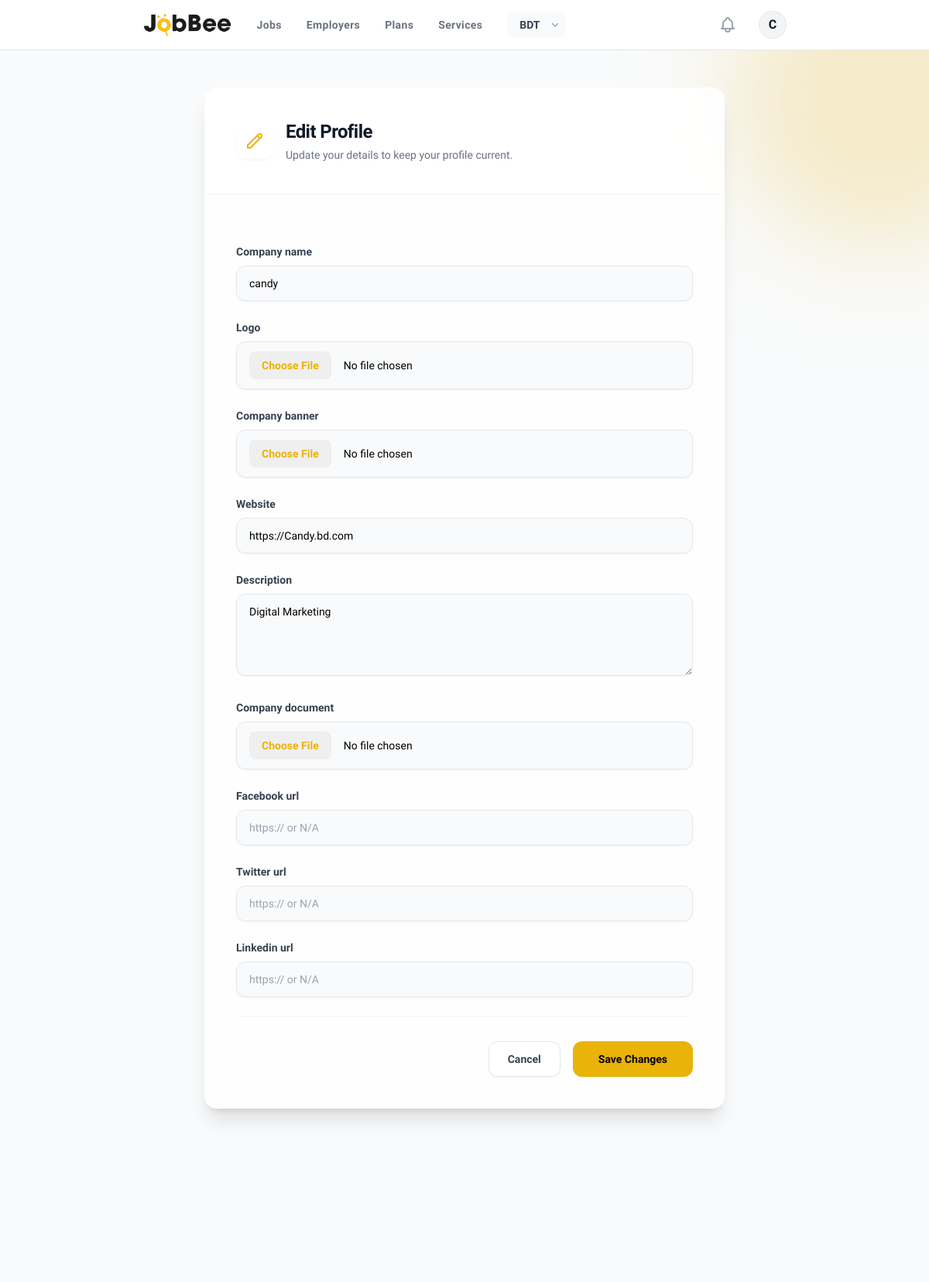
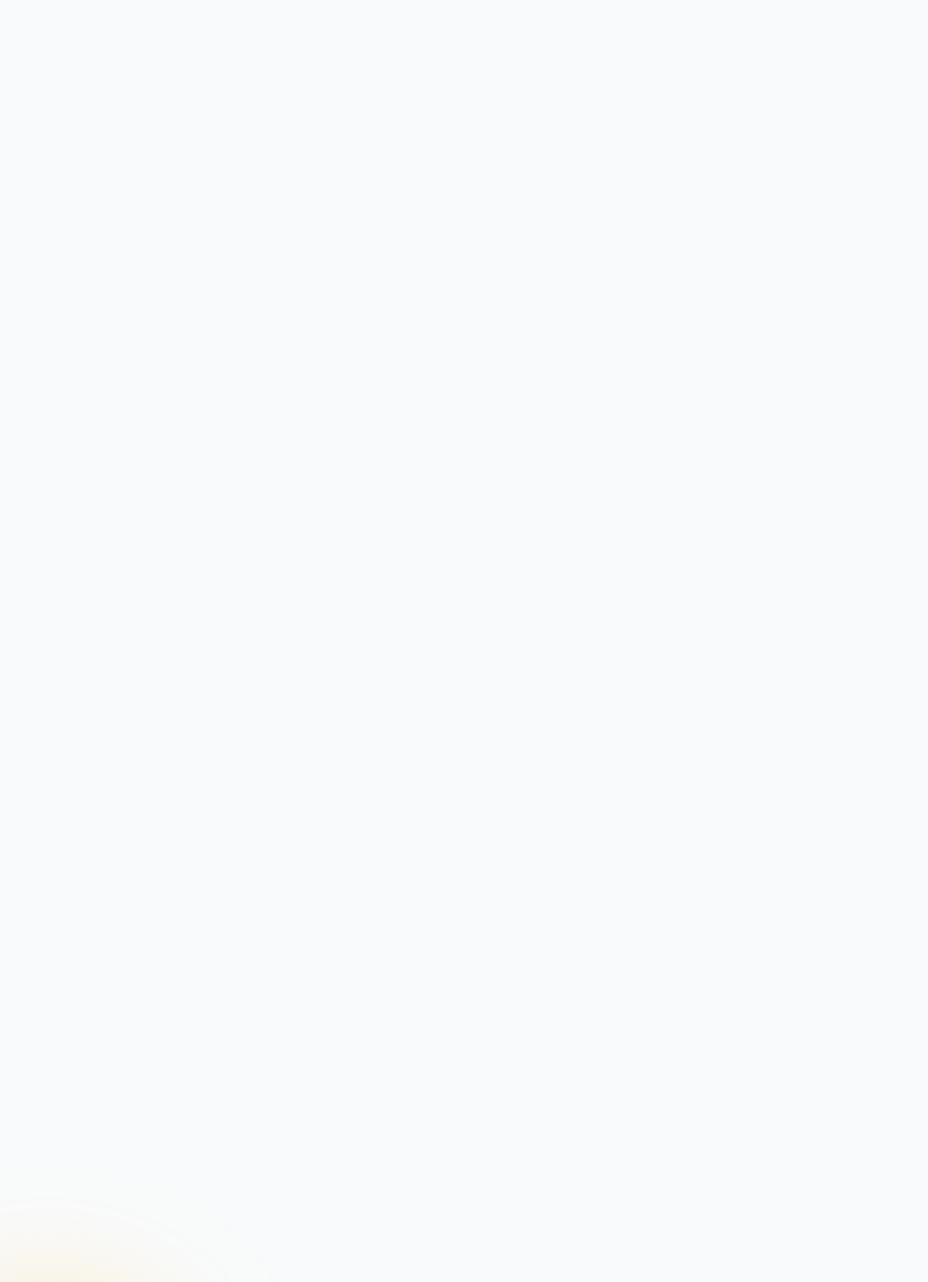
The page /accounts/profile/edit/ (signed in, upper part) on the database its author committed (2 pictures, top to bottom).
### accounts/models.py (models this page shows, shortened)
class User(AbstractUser):
    is_employer = models.BooleanField(default=False)
    is_seeker = models.BooleanField(default=False)
    history = HistoricalRecords()

class EmployerProfile(models.Model):
    COMPANY_SIZE_CHOICES = (
        ('1-10', '1-10 employees'),
        ('11-50', '11-50 employees'),
        ('51-200', '51-200 employees'),
        ('201-500', '201-500 employees'),
        ('500+', '500+ employees'),
    )
    VERIFICATION_STATUS_CHOICES = (
        ('PENDING', 'Pending'),
        ('APPROVED', 'Approved'),
        ('REJECTED', 'Rejected'),
    )
    user = models.OneToOneField(User, on_delete=models.CASCADE, related_name='employer_profile')
    company_name = models.CharField(max_length=200)
    industry = models.CharField(max_length=100, blank=True)
    company_size = models.CharField(max_length=20, choices=COMPANY_SIZE_CHOICES, blank=True)
    logo = models.ImageField(upload_to='company_logos/', blank=True, null=True)
    company_banner = models.ImageField(upload_to='company_banners/', blank=True, null=True)
    website = models.URLField(blank=True, null=True)
    description = models.TextField(blank=True)
    is_verified = models.BooleanField(default=False)
    verification_document = models.FileField(upload_to='verification_docs/', blank=True, null=True)
    verification_status = models.CharField(max_length=20, choices=VERIFICATION_STATUS_CHOICES, blank=True)
    credits = models.IntegerField(default=0)
    company_document = models.FileField(upload_to='company_docs/', blank=True, null=True)
    facebook_url = models.URLField(blank=True, null=True)
    twitter_url = models.URLField(blank=True, null=True)
    linkedin_url = models.URLField(blank=True, null=True)
    history = HistoricalRecords()

### accounts/views.py (the view)
# urls.py: path('profile/edit/', views.edit_profile, name='edit_profile'),
@login_required
def edit_profile(request):
    if getattr(request.user, 'is_seeker', False):
        profile = request.user.seeker_profile
        FormClass = SeekerProfileForm
    elif getattr(request.user, 'is_employer', False):
        profile = request.user.employer_profile
        from .forms import EmployerProfileForm
        FormClass = EmployerProfileForm
    else:
        return redirect('dashboard')
    if request.method == 'POST':
        form = FormClass(request.POST, request.FILES, instance=profile)
        if form.is_valid():
            if request.user.is_employer:
                try:
                    sub = profile.subscription
                    has_banner_perm = sub.is_active() and sub.plan.has_banner
                except Exception:
                    has_banner_perm = False
                if not has_banner_perm and 'company_banner' in request.FILES:
                    messages.error(request, 'Your current plan does not support company banners. Please upgrade.')
                    return redirect('edit_profile')
            form.save()
            if getattr(request.user, 'is_seeker', False):
                from .utils import analyze_resume
                analyze_resume(profile)
            messages.success(request, 'Profile updated successfully!')
            return redirect('dashboard')
    else:
        form = FormClass(instance=profile)
    return render(request, 'accounts/form_page.html', {'form': form, 'title': 'Edit Profile'})

### core/context_processors.py (called while the page is built)
def site_settings(request):
    hero_settings = HeroSectionSettings.objects.first()
    trusted_companies = TrustedCompany.objects.all()
    currency_settings = CurrencySettings.objects.first()
    available_currencies = ExchangeRate.objects.all()
    user_currency = request.session.get('user_currency', 'BDT')
    return {
        'SITE_NAME': 'Jobbee',
        'site_settings': {'site_name': 'Jobbee'},
        'STRIPE_PUBLIC_KEY': getattr(settings, 'STRIPE_PUBLIC_KEY', ''),
        'hero_settings': hero_settings,
        'trusted_companies': trusted_companies,
        'currency_settings': currency_settings,
        'available_currencies': available_currencies,
        'user_currency': user_currency,
    }

### templates/accounts/form_page.html (shortened to what this page needs)
{% extends 'base.html' %}
{% load widget_tweaks %}
{% block content %}
<div class="min-h-[85vh] relative py-12 px-4 sm:px-6 lg:px-8 bg-gray-50 overflow-hidden">
    <div class="absolute top-0 right-0 w-96 h-96 bg-accent rounded-full mix-blend-multiply filter blur-3xl opacity-20 translate-x-1/3 -translate-y-1/3"></div>
    <div class="max-w-2xl mx-auto relative z-10">
        <div class="bg-white/80 backdrop-blur-xl shadow-xl rounded-2xl border border-white overflow-hidden">
            <div class="px-6 py-8 sm:p-10 border-b border-gray-100 bg-white/50">
                <div class="flex items-center gap-4">
                    <div class="w-12 h-12 bg-accent/10 rounded-xl flex items-center justify-center shadow-sm">
                        <svg class="w-6 h-6 text-accent" fill="none" stroke="currentColor" viewBox="0 0 24 24">
                            <path stroke-linecap="round" stroke-linejoin="round" stroke-width="2" d="M15.232 5.232l3.536 3.536m-2.036-5.036a2.5 2.5 0 113.536 3.536L6.5 21.036H3v-3.572L16.732 3.732z"></path>
                        </svg>
                    </div>
                    <div>
                        <h1 class="text-2xl font-bold text-gray-900 tracking-tight">{{ title }}</h1>
                        <p class="mt-1 text-sm text-gray-500">Update your details to keep your profile current.</p>
                    </div>
                </div>
            </div>
            <div class="p-6 sm:p-10">
                <form method="POST" enctype="multipart/form-data" class="space-y-6">
                    <div class="space-y-6">
                        {% for field in form %}
                        <div>
                            <label for="{{ field.id_for_label }}" class="block text-sm font-bold text-gray-700 mb-2">
                                {{ field.label }}
                            </label>
                            {% if field.field.widget.input_type == 'checkbox' %}
                                <div class="flex items-center">
                                    {% render_field field class="h-5 w-5 text-accent focus:ring-accent border-gray-300 rounded" %}
                                    <span class="ml-2 text-sm text-gray-600">{{ field.help_text }}</span>
                                </div>
                            {% else %}
                                {% render_field field class="w-full px-4 py-3 bg-gray-50 border border-gray-200 rounded-xl focus:bg-white focus:ring-2 focus:ring-accent focus:border-transparent transition-all duration-200 shadow-sm sm:text-sm file:mr-4 file:py-2 file:px-4 file:rounded-lg file:border-0 file:text-sm file:font-bold file:bg-accent/10 file:text-accent hover:file:bg-accent/20 cursor-pointer" %}
                            {% endif %}
                        </div>
                        {% endfor %}
                    </div>
                    <div class="pt-8 mt-8 border-t border-gray-100 flex items-center justify-end space-x-4">
                        <a href="{% url 'dashboard' %}" class="px-6 py-3 border border-gray-200 rounded-xl shadow-sm text-sm font-bold text-gray-700 bg-white hover:bg-gray-50 focus:outline-none focus:ring-2 focus:ring-offset-2 focus:ring-accent transition-all duration-200">
                            Cancel
                        </a>
                        <button type="submit" class="px-8 py-3 border border-transparent rounded-xl shadow-sm text-sm font-bold text-white bg-accent hover:bg-blue-600 focus:outline-none focus:ring-2 focus:ring-offset-2 focus:ring-accent transition-all duration-200">
                            Save Changes
                        </button>
                    </div>
                </form>
            </div>
        </div>
    </div>
</div>
<link href="https://cdn.jsdelivr.net/npm/tom-select@2.2.2/dist/css/tom-select.css" rel="stylesheet">
{% endblock %}

### templates/base.html (shortened to what this page needs)
{% load static i18n %}
<!DOCTYPE html>
<html lang="en">
<head>
    <script src="https://cdn.tailwindcss.com"></script>
</head>
<body class="min-h-screen flex flex-col antialiased">
    <nav class="bg-secondary border-b border-gray-200 sticky top-0 z-50">
        <div class="container">
            <div class="flex justify-between h-16">
                <div class="flex">
                    <div class="flex-shrink-0 flex items-center">
                        <a href="/">
                            <img src="{% static 'logo.png' %}?v=2" alt="Jobbee" class="h-8 w-auto object-contain">
                        </a>
                    </div>
                    <div class="hidden sm:ml-8 sm:flex sm:space-x-8 items-center">
                        <a href="{% url 'job_list' %}" class="text-gray-500 hover:text-gray-900 text-sm font-bold transition-colors tracking-wide">Jobs</a>
                        <a href="{% url 'employer_list' %}" class="text-gray-500 hover:text-gray-900 text-sm font-bold transition-colors tracking-wide">Employers</a>
                        {% if not request.user.is_authenticated or not request.user.is_seeker %}
                        <a href="{% url 'subscriptions:pricing' %}" class="text-gray-500 hover:text-gray-900 text-sm font-bold transition-colors tracking-wide">Plans</a>
                        {% endif %}
                        <a href="{% url 'services' %}" class="text-gray-500 hover:text-gray-900 text-sm font-bold transition-colors tracking-wide">Services</a>
                        <form action="{% url 'set_currency' %}" method="post" class="ml-2 relative flex items-center bg-gray-50 rounded-lg px-2">
                            <select name="currency" onchange="this.form.submit()" class="text-sm font-bold text-gray-700 hover:text-gray-900 bg-transparent border-none py-1.5 pl-2 pr-6 focus:ring-0 cursor-pointer appearance-none outline-none transition-colors uppercase">
                                <option value="BDT" {% if user_currency == 'BDT' %}selected{% endif %}>BDT</option>
                            </select>
                            <svg class="w-3 h-3 text-gray-400 absolute right-2 pointer-events-none" fill="none" stroke="currentColor" viewBox="0 0 24 24"><path stroke-linecap="round" stroke-linejoin="round" stroke-width="3" d="M19 9l-7 7-7-7"></path></svg>
                        </form>
                    </div>
                </div>
                <div class="hidden sm:ml-6 sm:flex sm:items-center space-x-6">
                    {% if user.is_authenticated %}
                        <a href="{% url 'notifications' %}" class="relative p-1 rounded-full text-gray-400 hover:text-gray-600 focus:outline-none transition" title="Notifications">
                        </a>
                        <div class="relative inline-block text-left">
                            <button type="button" class="flex items-center focus:outline-none" id="user-menu-button" aria-expanded="false" aria-haspopup="true" onclick="document.getElementById('user-dropdown').classList.toggle('hidden')">
                                <div class="h-9 w-9 rounded-full bg-gray-100 flex items-center justify-center text-gray-900 font-bold border border-gray-200 transition hover:bg-accent hover:border-accent">
                                    {{ user.email|default:user.username|slice:":1"|upper }}
                                </div>
                            </button>
                        </div>
                    {% endif %}
                </div>
            </div>
        </div>
    </nav>
    <main class="flex-grow w-full">
        {% block content %}{% endblock %}
    </main>
</body>
</html>

### templates/base.html (style rules this page uses)
:root { --color-primary: #febf12; --color-secondary: #ffffff; --color-accent: #eab308; }
body { font-family: 'Inter Tight', sans-serif; background-color: #ffffff; color: #000000; }
.bg-blue-600, .bg-accent, .bg-blue-600, .hover\:bg-blue-700:hover, .hover\:bg-blue-600:hover, .hover\:bg-accent:hover { color: #000000 !important; }
.container { width: 100%; max-width: 1536px; margin-left: auto; margin-right: auto; padding-left: 1.25rem; padding-right: 1.25rem; }
@media (min-width: 640px) { .container { padding-left: 2.5rem; padding-right: 2.5rem; } }
@media (min-width: 1024px) { .container { padding-left: 6rem; padding-right: 6rem; } }

### rows shown on the page
User: email "C"
EmployerProfile: company_name "candy" "https://Candy.bd.com" "Digital Marketing"

### other values the page prints
{{ title }} "Edit Profile"
{{ field.label }} "Company name" "Logo" "Company banner" "Website" "Description" "Company document" "Facebook url" "Twitter url" "Linkedin url"
